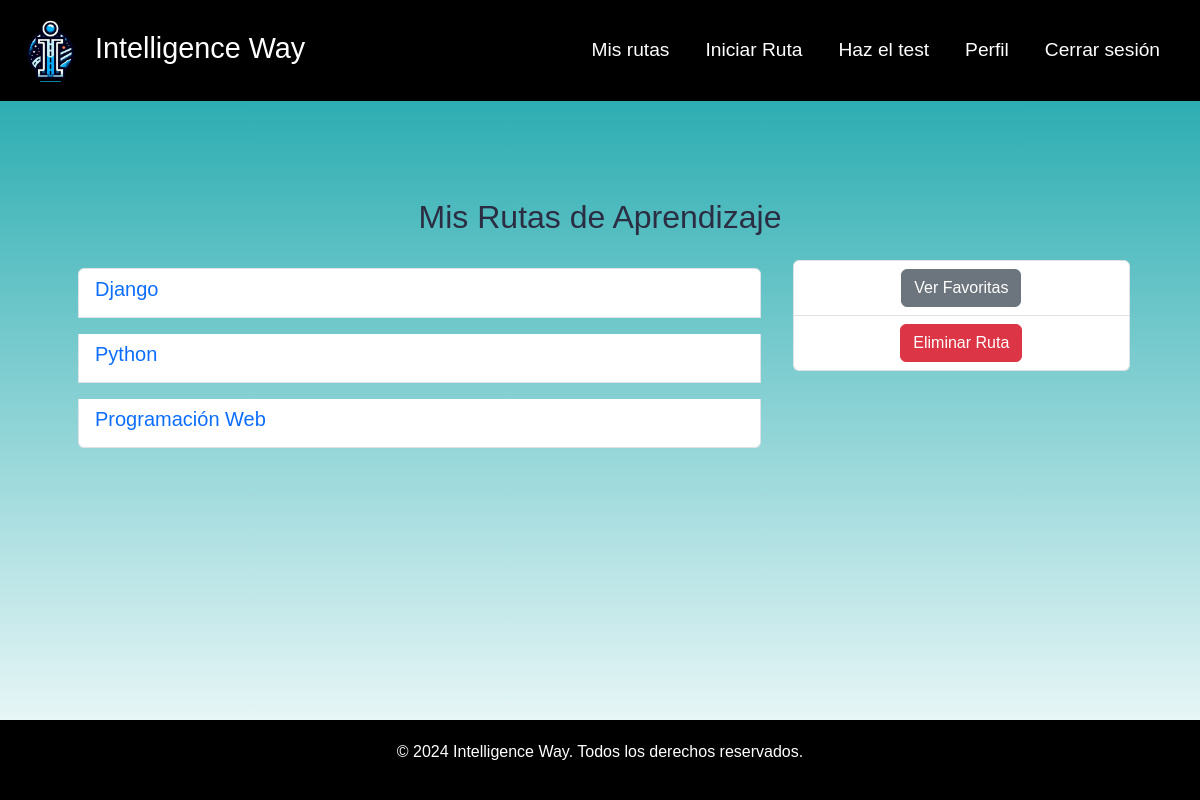
The app's page /route/my-routes/ (signed in) with its own data.
### route/models.py (models this page shows, shortened)
class RutaAprendizaje(models.Model):
    title = models.CharField(max_length=100)
    description = models.TextField(max_length=255)
    usuario = models.ForeignKey(User, on_delete=models.CASCADE)
    contenidos = models.ManyToManyField(Contenido, through='ProgresoContenido', related_name='rutas')
    completado = models.BooleanField(default=False)

### route/views.py (the view)
# urls.py: path('my-routes/', views.MyRoutes.as_view(), name='my_routes'),
class MyRoutes(ListView):
    model = RutaAprendizaje
    template_name = 'my_routes.html'  # Change this to the path to your template
    context_object_name = 'routes'
    paginate_by = 4  # Number of routes per page
    def get_queryset(self):
        return RutaAprendizaje.objects.filter(usuario=self.request.user)  # Make sure to filter by user

### route/templates/my_routes.html (shortened to what this page needs)
{% extends "base.html" %}
{% block content %}
    <div class="container mt-5">
        <h2 class="text-center mb-4">Mis Rutas de Aprendizaje</h2>
        {% if page_obj %}
            <div class="row">
                <div class="col-md-8">
                    <ul class="list-group">
                        {% for route in page_obj %}
                            <li class="list-group-item d-flex justify-content-between align-items-center m-2">
                                <h5>
                                    <a href="{% url 'ruta_detail' route.id %}" class="text-decoration-none">{{ route.title }}</a>
                                </h5>
                            </li>
                        {% endfor %}
                    </ul>
                </div>
                <div class="col-md-4">
                    <div class="list-group">
                        <div class="list-group-item text-center">
                            <a class="btn btn-secondary" href="{% url 'ruta_favoritas' %}">Ver Favoritas</a>
                        </div>
                        <div class="list-group-item text-center">
                            <a class="btn btn-danger" href="{% url 'ruta_eliminar' %}">Eliminar Ruta</a>
                        </div>
                    </div>
                </div>
            </div>
        {% else %}
            <div class="alert alert-info text-center mt-4" role="alert">
                <p>No tienes rutas de aprendizaje aún.</p>
                <a class="btn btn-success" href="{% url 'crear_ruta' %}">Crear una Ruta de Aprendizaje</a>
            </div>
        {% endif %}
    </div>
{% endblock %}

### IntelligenceWay/static/css/styles.css (style rules this page uses)
body { font-family: Arial, sans-serif; margin: 0; color: #2B2D42; background: linear-gradient(to bottom, rgb(15, 162, 167), rgba(255, 255, 255, 0.712)); height: 100vh; margin: 0; }
.container { width: 100%; height: 100%; padding: 20px; }

### records on screen
RutaAprendizaje: title "Django"
RutaAprendizaje: title "Python"
RutaAprendizaje: title "Programación Web"
